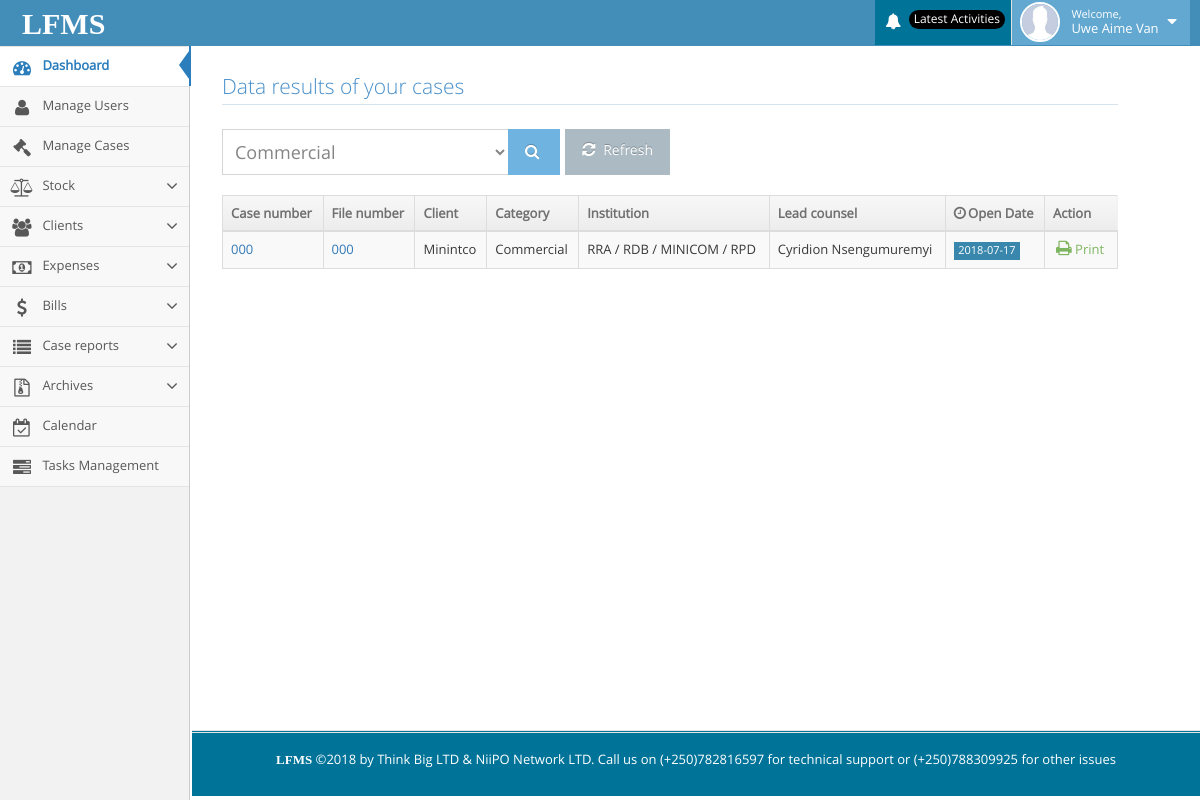
/lfms/case_by_cat.php (signed in), run on the app's committed database.
### tables this page shows
CREATE TABLE IF NOT EXISTS `permission` (
  `id` int(11) NOT NULL AUTO_INCREMENT,
  `user_id` varchar(100) NOT NULL,
  `permissions` varchar(200) NOT NULL,
  PRIMARY KEY (`id`)
);

CREATE TABLE IF NOT EXISTS `case_infos` (
  `id` int(11) NOT NULL AUTO_INCREMENT,
  `user_id` varchar(100) NOT NULL,
  `case_no` varchar(250) NOT NULL,
  `case_subject` varchar(200) NOT NULL,
  `file_number` varchar(250) NOT NULL,
  `urega` varchar(100) NOT NULL,
  `category` varchar(100) NOT NULL,
  `case_date` date NOT NULL,
  `closed_date` date NOT NULL,
  `leader` varchar(100) NOT NULL,
  `instutition` varchar(200) NOT NULL,
  `status` int(11) NOT NULL DEFAULT '1',
  PRIMARY KEY (`id`)
);

### lfms/case_by_cat.php (the view, shortened to what the rows shown need)
<?php include("include/header.php");?>
<div class="container" style="margin-right: 50px;width: 80%;">
    <div class="page-content">
        <div class="row">
            <div class="col-xs-12">
                <br>
                <div>
                    <table id="dynamic-table" class="table table-striped table-bordered table-hover">
                        <thead>
                            <tr>
                                <th>Case number</th>
                                <th>File number</th>
                                <th>Client</th>
                                <th class="hidden-480">Category</th>
                                <th class="hidden-480">Institution</th>
                                <th class="hidden-480">Lead counsel</th>
                                <th><i class="ace-icon fa fa-clock-o bigger-110 hidden-480"></i>Open Date</th>
                                <th>Action</th>
                            </tr>
                        </thead>
                        <?php
                            if (isset($_POST['search'])) {
                                $category = mysqli_real_escape_string($db,$_POST['new_category']);
                                $select_case_category = "SELECT * FROM case_infos WHERE category = '".$category."' ORDER BY id DESC";
                                $result_by_your_case_category = mysqli_query($db,$select_case_category);
                                while ($row_by_your_case_category = mysqli_fetch_array($result_by_your_case_category)) {
                                    $case_id_cat    = $row_by_your_case_category['id'];
                                    $case_no_cat    = $row_by_your_case_category['case_no'];
                                    $file_number_cat    = $row_by_your_case_category['file_number'];
                                    $instutition_cat    = $row_by_your_case_category['instutition'];
                                    $urega_cat     = $row_by_your_case_category['urega'];
                                    $category_cat     = $row_by_your_case_category['category'];
                                    $date_cat      = $row_by_your_case_category['case_date'];
                                    $closed_date_cat      = $row_by_your_case_category['closed_date'];
                                    $leader_cat     = $row_by_your_case_category['leader'];
                        ?>
                        <tbody>
                            <tr>
                                <td><?php echo $case_no_cat?></td>
                                <td><?php echo $file_number_cat?></td>
                                <td><?php echo $urega_cat?></td>
                                <td class="hidden-480"><?php echo $category_cat?></td>
                                <td><?php echo $instutition_cat?></td>
                                <td class="hidden-480">
                                    <span class="label label-sm label-info"><?php echo $leader_cat?></span>
                                </td>
                                <td><?php echo $date_cat?></td>
                                <td>
                                    <div class="hidden-sm hidden-xs action-buttons">
                                        <a class="green" href="print_case.php?case_id=<?php echo $case_id_cat?>" title="Edit this case">
                                            <i class="ace-icon fa fa-print bigger-130"></i>
                                            Print
                                        </a>
                                    </div>
                                    <div class="hidden-md hidden-lg">
                                        <div class="inline pos-rel">
                                            <button class="btn btn-minier btn-yellow dropdown-toggle" data-toggle="dropdown" data-position="auto">
                                                <i class="ace-icon fa fa-caret-down icon-only bigger-120"></i>
                                            </button>
                                            <ul class="dropdown-menu dropdown-only-icon dropdown-yellow dropdown-menu-right dropdown-caret dropdown-close">
                                                <li>
                                                    <a href="#" class="tooltip-success" data-rel="tooltip" title="Edit">
                                                        <span class="green">
                                                            <i class="ace-icon fa fa-pencil-square-o bigger-120"></i>
                                                        </span>
                                                    </a>
                                                </li>
                                            </ul>
                                        </div>
                                    </div>
                                </td>
                            </tr>
                            <?php }?>
                        </tbody>
                        <?php
                        }
                            else
                            {
                                $select_your_case = "SELECT * FROM case_infos ORDER BY id DESC";
                                $result_by_your_case = mysqli_query($db,$select_your_case);
                                while ($row_by_your_case = mysqli_fetch_array($result_by_your_case)) {
                                    $case_id    = $row_by_your_case['id'];
                                    $case_no    = $row_by_your_case['case_no'];
                                    $file_number    = $row_by_your_case['file_number'];
                                    $instutition    = $row_by_your_case['instutition'];
                                    $urega      = $row_by_your_case['urega'];
                                    $category   = $row_by_your_case['category'];
                                    $date       = $row_by_your_case['case_date'];
                                    $leader     = $row_by_your_case['leader'];
                        ?>
                        <tbody>
                            <tr>
                                <td>
                                    <a href="#"><?php echo $case_no?></a>
                                </td>
                                <td>
                                    <a href="#"><?php echo $file_number?></a>
                                </td>
                                <td><?php echo $urega?></td>
                                <td class="hidden-480"><?php echo $category?></td>
                                <td><?php echo $instutition?></td>
                                <td><?php echo $leader?></td>
                                <td class="hidden-480">
                                    <span class="label label-sm label-info"><?php echo $date?></span>
                                </td>
                                <td>
                                    <div class="hidden-sm hidden-xs action-buttons">
                                        <a class="green" href="print_case.php?case_id=<?php echo $case_id?>" title="Edit this case">
                                            <i class="ace-icon fa fa-print bigger-130"></i>
                                            Print
                                        </a>
                                    </div>
                                </td>
                            </tr>
                            <?php }}?>
                        </tbody>
                    </table>
                </div>
            </div>
        </div>
    </div>
</div>

### lfms/include/header.php (shortened to what the rows shown need)
<?php include("include/connection.php"); ?>
<!DOCTYPE html>
<html lang="en">
<head>
    <link rel="stylesheet" href="assets/css/bootstrap.min.css"/>
    <link rel="stylesheet" href="assets/font-awesome/4.5.0/css/font-awesome.min.css"/>
    <link rel="stylesheet" href="assets/css/ace.min.css" class="ace-maican-stylesheet" id="main-ace-style"/>
    <link rel="stylesheet" href="assets/css/ace-skins.min.css"/>
    <link rel="stylesheet" href="assets/css/ace-rtl.min.css"/>
</head>
<body class="no-skin">
                <?php
                if (isset($_SESSION['user_id'])) {
                    $user_id = $_SESSION['user_id'];
                    ?>
                <?php } ?>
<div class="main-container ace-save-state" id="main-container">
    <div id="sidebar" class="sidebar responsive ace-save-state">
        <ul class="nav nav-list">
            <?php
            $select_all_permission = "SELECT * FROM permission WHERE `user_id` = '" . $user_id . "'";
            $result_all_permission = mysqli_query($db, $select_all_permission);
            while ($row_all = mysqli_fetch_array($result_all_permission)) {
                $permission_all = $row_all['permissions'];
                if ($permission_all == 2) {
                    ?>
                    <li class="">
                        <a href="super_lawyer_page.php">
                            <i class="menu-icon fa fa-user"></i>
                            <span class="menu-text"> Manage Users </span>
                        </a>
                    </li>
                <?php } elseif ($permission_all == 3) {
                    ?>
                    <li class="">
                        <a href="my_case.php">
                            <i class="menu-icon fa fa-legal"></i>
                            <span class="menu-text"> Manage Cases </span>
                        </a>
                    </li>
                <?php } elseif ($permission_all == 5) {
                    ?>
                    <li class="">
                        <a href="#" class="dropdown-toggle">
                            <i class="menu-icon fa fa-group"></i>
                            <span class="menu-text"> Clients </span>
                            <b class="arrow fa fa-angle-down"></b>
                        </a>
                    </li>
                    <?php
                } elseif ($permission_all == 4) {
                    ?>
                    <li class="">
                        <a href="#" class="dropdown-toggle">
                            <i class="menu-icon fa fa-balance-scale"></i>
                            <span class="menu-text"> Stock</span>
                            <b class="arrow fa fa-angle-down"></b>
                        </a>
                    </li>
                    <?php
                } elseif ($permission_all == 6) {
                    ?>
                    <li class="">
                        <a href="#" class="dropdown-toggle">
                            <i class="menu-icon fa fa-money"></i>
                            <span class="menu-text"> Expenses</span>
                            <b class="arrow fa fa-angle-down"></b>
                        </a>
                    </li>
                    <?php
                } elseif ($permission_all == 7) {
                    ?>
                    <li class="">
                        <a href="#" class="dropdown-toggle">
                            <i class="menu-icon fa fa-dollar"></i>
                            <span class="menu-text"> Bills </span>
                            <b class="arrow fa fa-angle-down"></b>
                        </a>
                    </li>
                    <?php
                } elseif ($permission_all == 8) {
                    ?>
                    <li class="">
                        <a href="#" class="dropdown-toggle">
                            <i class="menu-icon fa fa-list"></i>
                            <span class="menu-text"> Case reports </span>
                            <b class="arrow fa fa-angle-down"></b>
                        </a>
                    </li>
                    <li class="">
                        <a href="#" class="dropdown-toggle">
                            <i class="menu-icon fa fa-file-archive-o"></i>
                            <span class="menu-text"> Archives </span>
                            <b class="arrow fa fa-angle-down"></b>
                        </a>
                    </li>
                <?php } elseif ($permission_all == 9) {
                    ?>
                    <li class="">
                        <a href="calendar.php">
                            <i class="menu-icon fa fa-calendar-check-o"></i>
                            <span class="menu-text"> Calendar </span>
                        </a>
                    </li>
                <?php } elseif ($permission_all == 10) {
                    ?>
                    <li class="">
                        <a href="tasks.php">
                            <i class="menu-icon fa fa-tasks"></i>
                            <span class="menu-text"> Tasks Management </span>
                        </a>
                    </li>
                <?php }
            } ?>
        </ul>
    </div>
</div>
</body>
</html>

### data on the page
permission: permissions "2" (drawn)
permission: permissions "3" (drawn)
permission: permissions "4" (drawn)
permission: permissions "5" (drawn)
permission: permissions "6" (drawn)
permission: permissions "7" (drawn)
permission: permissions "8" (drawn)
permission: permissions "9" (drawn)
permission: permissions "10" (drawn)
case_infos: case_no "000", file_number "000", urega "Minintco", category "Commercial", instutition "RRA / RDB / MINICOM / RPD", leader "Cyridion Nsengumuremyi", case_date "2018-07-17"

### other printed values
$username "Uwe Aime Van"
form field new_category "Commercial"
